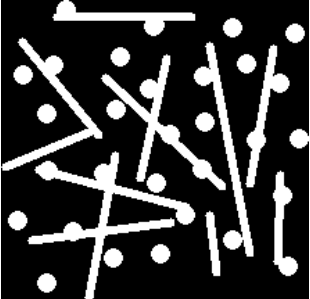
#> input picture CV Assignment 4/circles_lines.png, 310 x 299 px
$ python q3openingclosing.py
#> lines starting #> are read from the running program, lines starting #| are printed output that depends on the picture; after the words box and inside, x2 and y2 are one past the last pixel; in counts of white or black regions, pixels touching at a corner belong together
import numpy as np
import cv2
import matplotlib.pyplot as plt

circlelines= cv2.imread('circles_lines.png',cv2.IMREAD_UNCHANGED)
#> circlelines is the input picture: shape (299, 310, 3); min 0, max 255, mean 58.3
circlelines = cv2.cvtColor(circlelines, cv2.COLOR_BGR2GRAY)
#> circlelines: shape (299, 310)
print(circlelines.shape)
#| (299, 310)
cv2.imshow("Original image", circlelines)
cv2.waitKey(0)
cv2.destroyAllWindows()
circlelinesarr = np.array(circlelines)

for  i in range(circlelinesarr.shape[0]):
    for j in range(circlelinesarr.shape[1]):

        if circlelinesarr[i][j] > 128:
            circlelinesarr[i][j] = 255
        else:
            circlelinesarr[i][j] = 0
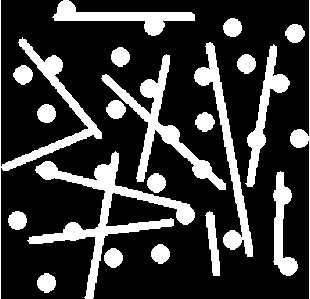
#> circlelinesarr: shape (299, 310); 22.9% white; 22 white regions, largest, box (x1, y1, x2, y2) and area: (27, 151, 195, 299) 4328, (101, 54, 226, 190) 2888, (0, 0, 102, 299) 2377


from skimage import draw
arr = np.zeros((20, 20))
stroke = 3
# Create an outer and inner circle. Then subtract the inner from the outer.
radius = 6
inner_radius = radius - (stroke // 2) + (stroke % 2) - 1
outer_radius = radius + ((stroke + 1) // 2)
ri, ci = draw.circle(10, 10, radius=inner_radius, shape=arr.shape)
ro, co = draw.circle(10, 10, radius=outer_radius, shape=arr.shape)
arr[ro, co] = 1
arr[ri, ci] = 0
radius = 5
a = np.zeros((12, 12)).astype('uint8')
cx, cy = 6, 6 # The center of circle
y, x = np.ogrid[-radius: radius, -radius: radius]
index = x**2 + y**2 <= radius**2
a[cy-radius:cy+radius, cx-radius:cx+radius][index] = 255

kernel = a

greyirclelines = circlelinesarr
greyirclelines = np.pad(greyirclelines, (2, 2), 'constant', constant_values=(0, 0))
#> greyirclelines: shape (303, 314); 22.3% white; 22 white regions, largest, box (x1, y1, x2, y2) and area: (29, 153, 197, 301) 4328, (103, 56, 228, 192) 2888, (2, 2, 104, 301) 2377


def converode(greyirclelines,kernel):
    erode = np.full((greyirclelines.shape[0],greyirclelines.shape[1]),255)

    for i in range(2,greyirclelines.shape[0]-3):
        for j in range(2,greyirclelines.shape[1]-3):

            val = np.sum(np.multiply(greyirclelines[i-2:i+3,j-2:j+3],kernel))

            if val ==0:
                erode[i][j] =0
            else:

                erode[i][j] = 255

    erode = erode.astype(np.uint8)
    return erode
def convdialate(greyirclelines,kernel):
    erode = np.full((greyirclelines.shape[0],greyirclelines.shape[1]),255)

    for i in range(2,greyirclelines.shape[0]-3):
        for j in range(2,greyirclelines.shape[1]-3):

            val = np.sum(np.multiply(greyirclelines[i-2:i+3,j-2:j+3],kernel))

            if val >=1:
                erode[i][j] =0
            else:

                erode[i][j] = 255

    erode = erode.astype(np.uint8)
    return erode


img_erosion = cv2.erode(greyirclelines, kernel, iterations=1)
#> img_erosion: shape (303, 314); 2.5% white; 33 white regions (2 under 20 px), largest, box (x1, y1, x2, y2) and area: (99, 169, 116, 192) 199, (150, 19, 162, 33) 127, (62, 7, 78, 19) 116


print(kernel)
opening = cv2.morphologyEx(greyirclelines, cv2.MORPH_OPEN, kernel)
#> opening: shape (303, 314); 10.3% white; 33 white regions, largest, box (x1, y1, x2, y2) and area: (95, 165, 121, 197) 607, (58, 3, 83, 24) 409, (146, 15, 167, 38) 402
cv2.imshow("opening image", opening)
cv2.imwrite('opening.png',opening)
cv2.waitKey(0)
cv2.destroyAllWindows()
v2 = greyirclelines - opening
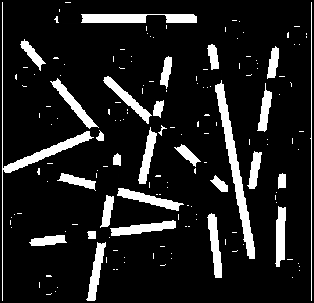
#> v2: shape (303, 314); min 0, max 255, mean 30.9

image = cv2.imread('circles_lines.png')
gray = cv2.cvtColor(image,cv2.COLOR_BGR2GRAY)
thresh = cv2.threshold(gray, 0, 255, cv2.THRESH_BINARY + cv2.THRESH_OTSU)[1]
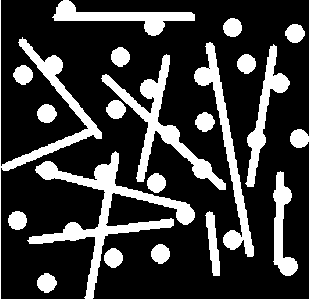
#> thresh: shape (299, 310); 23.1% white; 22 white regions

cnts = cv2.findContours(thresh, cv2.RETR_EXTERNAL, cv2.CHAIN_APPROX_SIMPLE)
#> cnts = 22 contours; largest, box (x1, y1, x2, y2) and area: (27, 151, 195, 299) 3926, (101, 54, 226, 190) 2641, (194, 42, 254, 257) 2112, (0, 0, 102, 299) 1883, (52, 0, 195, 36) 1545
cnts = cnts[0] if len(cnts) == 2 else cnts[1]
for c in cnts:
    cv2.drawContours(thresh, [c], -1, (255,255,255), -1)
#> this loop made 22 passes
#> thresh: shape (299, 310); 23.1% white; 22 white regions, largest, box (x1, y1, x2, y2) and area: (27, 151, 195, 299) 4369, (101, 54, 226, 190) 2921, (0, 0, 102, 299) 2390


kernel = cv2.getStructuringElement(cv2.MORPH_ELLIPSE, (5,5))
#> kernel = [[0, 0, 1, 0, 0], [1, 1, 1, 1, 1], [1, 1, 1, 1, 1], [1, 1, 1, 1, 1], [0, 0, 1, 0, 0]]
opening = cv2.morphologyEx(thresh, cv2.MORPH_OPEN, kernel, iterations=3)
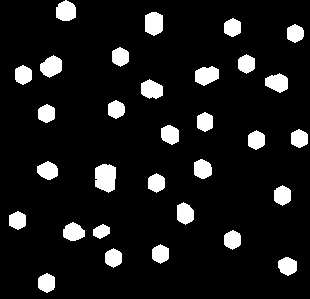
#> opening: shape (299, 310); 9.6% white; 31 white regions


cnts = cv2.findContours(opening, cv2.RETR_EXTERNAL, cv2.CHAIN_APPROX_SIMPLE)
#> cnts = 31 contours; largest, box (x1, y1, x2, y2) and area: (95, 164, 116, 193) 464, (145, 12, 163, 36) 334, (195, 66, 219, 86) 324, (40, 55, 62, 78) 321, (56, 0, 76, 21) 306
cnts = cnts[0] if len(cnts) == 2 else cnts[1]
for c in cnts:
    x,y,w,h = cv2.boundingRect(c)
    cv2.drawContours(image, [c], -1, (36,255,12), 3)
#> this loop made 31 passes
#> (x, y, w, h) on passes 1 to 12: (38, 273, 17, 20), (278, 257, 19, 19), (105, 248, 17, 20), (152, 244, 17, 20), (224, 230, 17, 20), (93, 224, 17, 15), (63, 222, 22, 19), (9, 211, 17, 19), (177, 202, 17, 23), (274, 185, 17, 21), (148, 173, 17, 20), (95, 164, 21, 29)
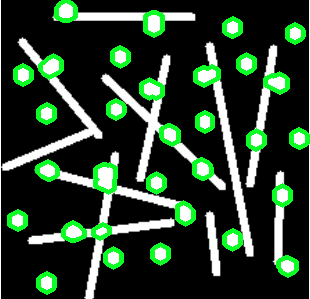
#> image: shape (299, 310, 3); 9.01% of pixels changed, all inside (x1, y1, x2, y2) = (7, 0, 310, 295)


cv2.imshow('opening', opening)
cv2.waitKey()
kernel = np.zeros((8,8), np.uint8)

# Draw a diagonal blue line with thickness of 5 px
kernel = cv2.line(kernel,(0,0),(7,7),(255,255,255),5)
kernel2 = cv2.line(kernel,(7,0),(0,7),(255,255,255),5)

#img = converode(greyirclelines,kernel)
opening = cv2.morphologyEx(greyirclelines, cv2.MORPH_OPEN, kernel)
#> opening: shape (303, 314); 16.2% white; 35 white regions, largest, box (x1, y1, x2, y2) and area: (35, 224, 163, 301) 1754, (59, 4, 196, 38) 1646, (250, 52, 291, 187) 1507
opening2 = cv2.morphologyEx(greyirclelines, cv2.MORPH_OPEN, kernel2)
opening = opening + opening2


img = greyirclelines
#converted = convert_hls(img)

lower = np.uint8([0, 200, 0])
upper = np.uint8([255, 255, 255])
white_mask = cv2.inRange(image, lower, upper)
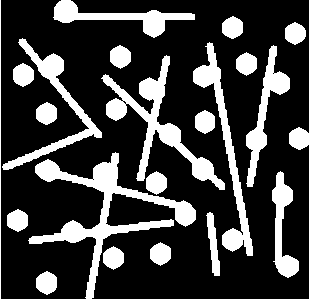
#> white_mask: shape (299, 310); 24.3% white; 22 white regions, largest, box (x1, y1, x2, y2) and area: (28, 152, 196, 299) 4448, (101, 55, 225, 190) 3285, (193, 42, 253, 256) 2363
# yellow color mask
lower = np.uint8([10, 0,   100])
upper = np.uint8([40, 255, 255])
yellow_mask = cv2.inRange(image, lower, upper)
#> yellow_mask: shape (299, 310); every value is 0
# combine the mask
mask = cv2.bitwise_or(white_mask, yellow_mask)
result = img.copy()
cv2.imshow("mask",mask)
cv2.waitKey()
height,width = mask.shape
#> height = 299; width = 310
skel = np.zeros([height,width],dtype=np.uint8)      #[height,width,3]
kernel = cv2.getStructuringElement(cv2.MORPH_CROSS, (5,5))
#> kernel = [[0, 0, 1, 0, 0], [0, 0, 1, 0, 0], [1, 1, 1, 1, 1], [0, 0, 1, 0, 0], [0, 0, 1, 0, 0]]
temp_nonzero = np.count_nonzero(mask)
#> temp_nonzero = 22497
while(np.count_nonzero(mask) != 0 ):
    eroded = cv2.erode(mask,kernel)

    temp = cv2.dilate(eroded,kernel)

    temp = cv2.subtract(mask,temp)
    skel = cv2.bitwise_or(skel,temp)
    mask = eroded.copy()
#> this loop made 7 passes
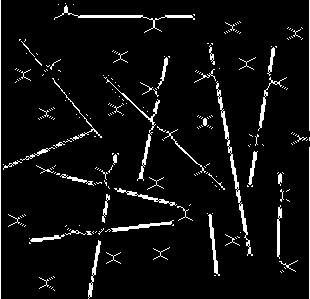
#> skel: shape (299, 310); 5.6% white in thin lines or dots

cv2.imshow("skel",skel)

cv2.waitKey()
